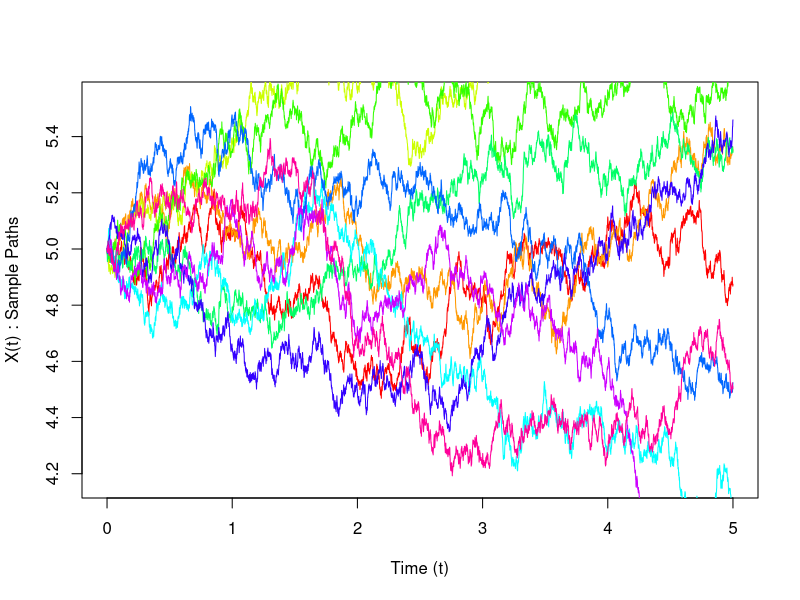

Reproduce this figure in R.
ExpX2=0
ExpX5=0
path=10
val=5000
mu=0.06
sig=0.3
t=seq(from=0,to=5,by=5/val)
colour=rainbow(10)
for(i in 1:path){
  Z=rnorm((val+1),0,1)
  X=c(1:(val+1))
  X[1]=5
  for(j in 2:(val+1)){
    X[j]=X[j-1]+mu*(t[j]-t[j-1])+sig*sqrt(t[j]-t[j-1])*Z[j]
    if(t[j]==2){
      ExpX2=ExpX2+X[j]
    }
    if(t[j]==5){
      ExpX5=ExpX5+X[j]
    }
  }
  if(i==1){
    plot(t,X,'l',xlab="Time (t)",ylab="X(t) : Sample Paths",ylim=c(min(X)-0.3,max(X)+0.3),col=colour[i])
  }
  else{
    lines(t,X,'l',xlab="Time (t)",ylab="X(t) : Sample Paths",ylim=c(min(X)-0.3,max(X)+0.3),col=colour[i])
  }
}
cat("Exp[X(2)] = ",ExpX2/10,"\nExp[X(5)] = ",ExpX5/10)